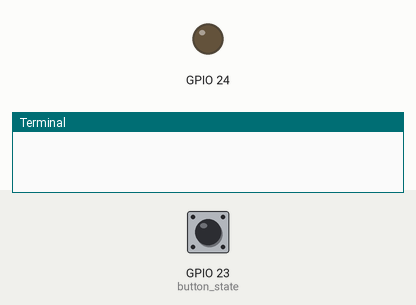
This program was run on a simulated Raspberry Pi (BCM pin numbers). Parts: output pins drawn as LEDs (lit = HIGH), the last lines printed to the terminal. The inputs (shaded band) are chosen by the test bench; at power-on: GPIO 23 (button_state) HIGH.

Above: at 1.2 s.
1.3 s: GPIO 23 (button_state) pulled LOW for 0.15 s
At 1.8 s:
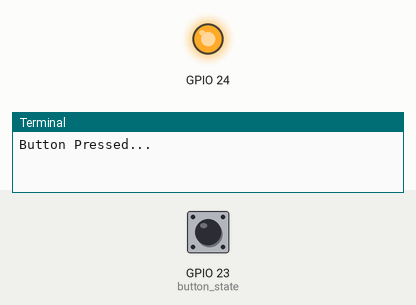
4.4 s: GPIO 23 (button_state) pulled LOW for 1 s
At 6.9 s:
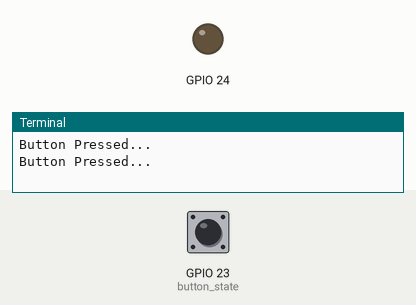
7.9 s: GPIO 23 (button_state) pulled LOW for 3.2 s
At 9.2 s:
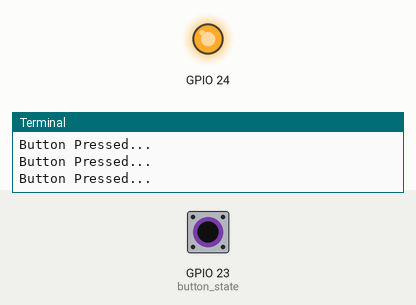
Timing chart, 0 to 13.4 s (numbered marks = the images above; inputs shaded):
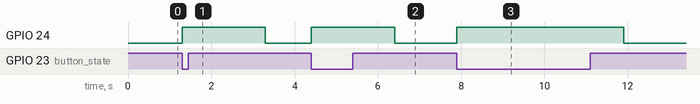

The program:

switch.py
```python
import RPi.GPIO as GPIO
import time

GPIO.setmode(GPIO.BCM)

GPIO.setup(23, GPIO.IN, pull_up_down=GPIO.PUD_UP)#Button to GPIO23
GPIO.setup(24, GPIO.OUT)  #LED to GPIO24

try:
    while True:
         button_state = GPIO.input(23)
         if button_state == False:
             GPIO.output(24, True)
             print('Button Pressed...')
             time.sleep(2)
         else:
             GPIO.output(24, False)
except:
    GPIO.cleanup()
```

Measured:
- after the input at 1.3 s, GPIO 24: LOW → HIGH at once, → LOW 2.0 s later
- after the input at 4.4 s, GPIO 24: LOW → HIGH at once, → LOW 2.0 s later
- after the input at 7.9 s, GPIO 24: LOW → HIGH at once, → LOW 4.0 s later
